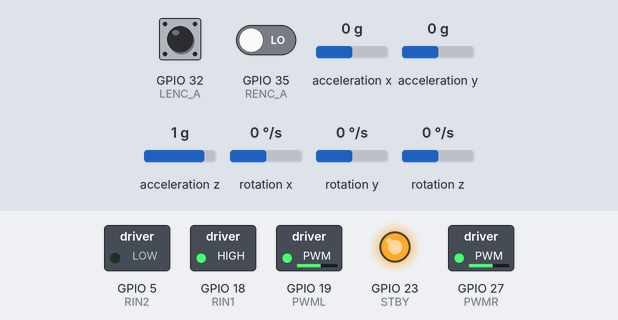
A sketch run on a simulated ESP32. On the bench: switched loads named in the sketch (green lamp = pin HIGH), output pins drawn as LEDs (lit = HIGH). The test bench sets the inputs (shaded band); at power-on: rotation z 0 °/s, GPIO 32 (LENC_A) HIGH, GPIO 35 (RENC_A) LOW, acceleration x 0 g, acceleration y 0 g, acceleration z 1 g, rotation x 0 °/s, rotation y 0 °/s. Pins used as bus, display or sensor lines are not drawn; what the sketch prints to the serial monitor is not drawn.

Above: at 6.2 s.
6.3 s: rotation z set to -192 °/s
At 8.2 s:
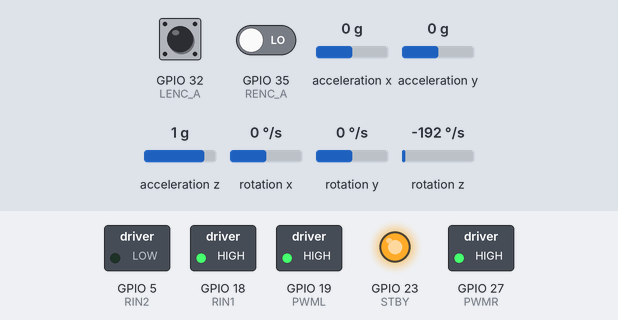
8.8 s: rotation z set to 100 °/s
At 11.71 s:
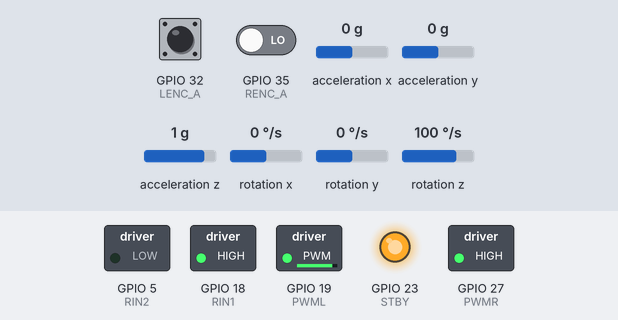
11.8 s: rotation z set to -100 °/s
At 11.95 s:
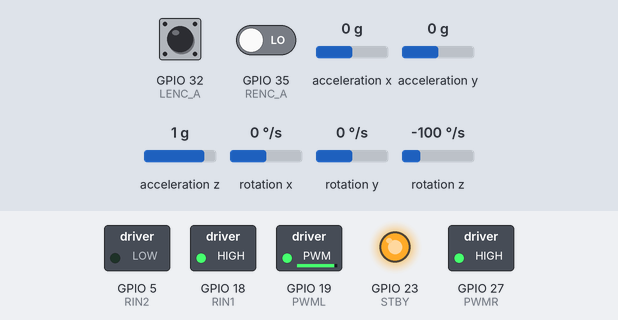
13.5 s: rotation z set to 192 °/s
At 15.93 s:
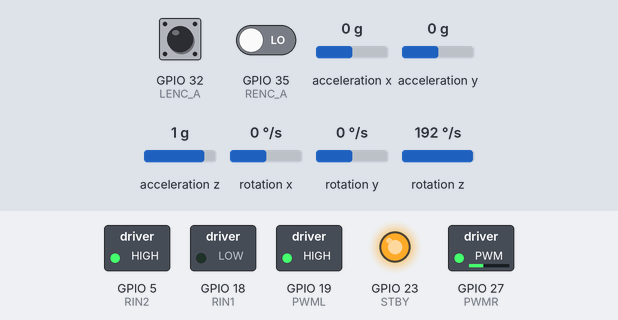
16.5 s: rotation z set to -100 °/s
At 18.46 s:
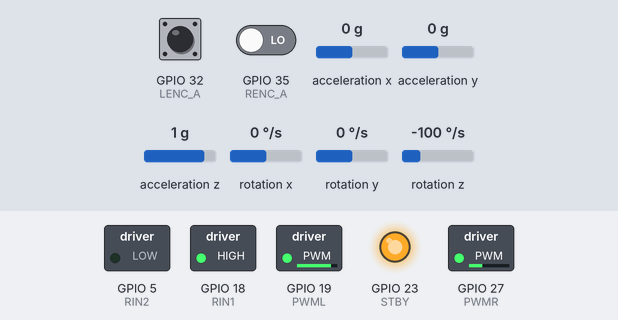
Timing chart, 0 to 22.3 s (numbered marks = the images above; inputs shaded):
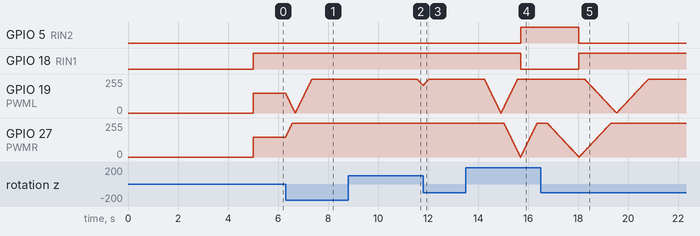

The sketch:

Micromouse.ino
```cpp
#include <Wire.h>
#include <MPU6050_light.h>

// Motors
#define PWML 19 // L=A
#define LIN1 4
#define LIN2 13
#define LENC_A 32
#define LENC_B 33

#define PWMR 27 // R=B
#define RIN1 18
#define RIN2 5
#define RENC_A 35
#define RENC_B 34
#define STBY 23

MPU6050 mpu(Wire);

volatile long encoderLCount = 0;
volatile long encoderRCount = 0;

// --- PID Tuning Parameters ---
// Tune these if the robot wobbles or under/overshoots
float Kp_straight = 2.0;
float Ki_straight = 0.0;
float Kd_straight = 0.5;

float Kp_turn = 3.5;
float Ki_turn = 0.01;
float Kd_turn = 1.0;

bool testComplete = false; // Ensures the square test only runs once

// Encoder functions
void IRAM_ATTR readLEncoder() {
    int a = digitalRead(LENC_A);
    int b = digitalRead(LENC_B);
    if (a == b) {
        encoderLCount++;
    } else {
        encoderLCount--;
    }
}

void IRAM_ATTR readREncoder() {
    int a = digitalRead(RENC_A);
    int b = digitalRead(RENC_B);
    if (a == b) {
        encoderRCount++;
    } else {
        encoderRCount--;
    }
}

// Motor functions
void motorForward(int speed, char motor) {
    if (motor == 'L') {
        digitalWrite(LIN1, HIGH);
        digitalWrite(LIN2, LOW);
        analogWrite(PWML, speed);
    } else {
        digitalWrite(RIN1, HIGH);
        digitalWrite(RIN2, LOW);
        analogWrite(PWMR, speed);
    }
}

void motorBackward(int speed, char motor) {
    if (motor == 'L') {
        digitalWrite(LIN1, LOW);
        digitalWrite(LIN2, HIGH);
        analogWrite(PWML, speed);
    } else {
        digitalWrite(RIN1, LOW);
        digitalWrite(RIN2, HIGH);
        analogWrite(PWMR, speed);
    }
}

void motorStop(char motor) {
    if (motor == 'L') {
        digitalWrite(LIN1, LOW);
        digitalWrite(LIN2, LOW);
        analogWrite(PWML, 0);
    } else {
        digitalWrite(RIN1, LOW);
        digitalWrite(RIN2, LOW);
        analogWrite(PWMR, 0);
    }
}

// Helper function to handle positive/negative speeds automatically
void setMotorSpeed(char motor, int speed) {
    speed = constrain(speed, -255, 255);
    if (speed >= 0) {
        motorForward(speed, motor);
    } else {
        motorBackward(-speed, motor);
    }
}

void setBothMotors(int left_speed, int right_speed) {
    setMotorSpeed('L', left_speed);
    setMotorSpeed('R', right_speed);
}

// --- PID Control Functions ---

void driveStraight(long target_distance_ticks, float target_angle, int base_pwm) {
    long start_left_ticks = abs(encoderLCount);
    long start_right_ticks = abs(encoderRCount);

    float error = 0, prev_error = 0, integral = 0;
    long current_distance = 0;

    while (current_distance < target_distance_ticks) {
        mpu.update(); // Crucial for updating the angle continuously
        float current_angle = mpu.getAngleZ();

        error = target_angle - current_angle;
        integral += error;
        float derivative = error - prev_error;

        float correction = (Kp_straight * error) + (Ki_straight * integral) + (Kd_straight * derivative);

        // Positive error means we drifted right (need to turn left).
        // Left motor slows down, Right motor speeds up.
        int left_pwm = base_pwm - correction;
        int right_pwm = base_pwm + correction;

        setBothMotors(left_pwm, right_pwm);

        long left_travel = abs(abs(encoderLCount) - start_left_ticks);
        long right_travel = abs(abs(encoderRCount) - start_right_ticks);
        current_distance = (left_travel + right_travel) / 2;

        prev_error = error;
        delay(10); // Prevent watchdog timeout and stabilize derivative
    }

    motorStop('L');
    motorStop('R');
}

void turnToAngle(float target_angle) {
    mpu.update();
    float error = target_angle - mpu.getAngleZ();
    float prev_error = error, integral = 0;

    // Loop until we are within 1.5 degrees of the target
    while (abs(error) > 1.5) {
        mpu.update();
        float current_angle = mpu.getAngleZ();
        error = target_angle - current_angle;

        integral += error;
        float derivative = error - prev_error;

        float turn_speed = (Kp_turn * error) + (Ki_turn * integral) + (Kd_turn * derivative);

        // Positive turn_speed (turning left): Left motor backward, Right motor forward
        setBothMotors(-turn_speed, turn_speed);

        prev_error = error;
        delay(10);
    }

    motorStop('L');
    motorStop('R');
    delay(300); // Settle chassis before next move
}

void executeSquareTest(long side_length_ticks, int speed) {
    mpu.update();
    float current_heading = mpu.getAngleZ();

    for (int i = 0; i < 4; i++) {
        // Drive one side of the square
        driveStraight(side_length_ticks, current_heading, speed);
        delay(500);

        // Turn right by 90 degrees (adjust to +90.0 for left turns)
        current_heading -= 90.0;
        turnToAngle(current_heading);
        delay(500);
    }
}

void setup() {
    Serial.begin(115200);

    pinMode(PWML, OUTPUT);
    pinMode(LIN1, OUTPUT);
    pinMode(LIN2, OUTPUT);
    pinMode(STBY, OUTPUT);
    pinMode(PWMR, OUTPUT);
    pinMode(RIN1, OUTPUT);
    pinMode(RIN2, OUTPUT);

    digitalWrite(STBY, HIGH);
    Serial.println("TB6612FNG Initialized");

    pinMode(LENC_A, INPUT_PULLUP);
    pinMode(LENC_B, INPUT_PULLUP);
    pinMode(RENC_A, INPUT);
    pinMode(RENC_B, INPUT);

    attachInterrupt(digitalPinToInterrupt(LENC_A), readLEncoder, CHANGE);
    attachInterrupt(digitalPinToInterrupt(RENC_A), readREncoder, CHANGE);

    Serial.println("Encoder Initialized");

    Wire.begin();

    byte status = mpu.begin();
    Serial.print("MPU6050 status: ");
    Serial.println(status);

    Serial.println("Keep mouse still for calibration...");
    delay(1000);
    mpu.calcOffsets();
    Serial.println("Calibration done. Starting square test in 3 seconds...");
    delay(3000);
}

void loop() {
    // Run the square test once
    if (!testComplete) {
        // Adjust 1000 ticks to match your physical encoder resolution for 1 side of the square
        executeSquareTest(1000, 150);
        testComplete = true;
        Serial.println("Test Complete. Entering telemetry mode.");
    }

    static unsigned long previousTime = 0;

    // Fixed the millis() syntax error here
    if (millis() - previousTime >= 500) {
        previousTime = millis();

        noInterrupts();
        long Lcount = encoderLCount;
        long Rcount = encoderRCount;
        interrupts();

        Serial.print("Encoder Count: ");
        Serial.print(Lcount);
        Serial.print(" ");
        Serial.println(Rcount);

        mpu.update();
        Serial.print("Yaw Angle: ");
        Serial.println(mpu.getAngleZ());
    }
}
```

Measured:
- after the input at 6.3 s, GPIO 27 (PWMR): moves from 150/255 to 255/255 over 0.26 s, starting at once
- after the input at 8.8 s, GPIO 19 (PWML): moves from 255/255 to 207/255 over 0.24 s, starting after 2.8 s
- after the input at 11.8 s, GPIO 27 (PWMR): stays 255/255 (without the input it goes to 253/255 after 1.3 s)
- after the input at 13.5 s, GPIO 5 (RIN2): LOW → HIGH after 2.2 s; GPIO 18 (RIN1): HIGH → LOW after 2.2 s
- after the input at 16.5 s, GPIO 5 (RIN2): HIGH → LOW after 1.5 s; GPIO 18 (RIN1): LOW → HIGH after 1.5 s
